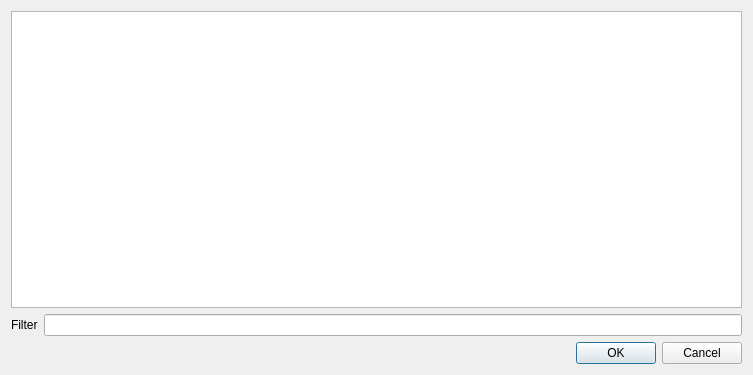
<?xml version="1.0" encoding="UTF-8"?>
<ui version="4.0">
 <class>SelectTargetUi</class>
 <widget class="QDialog" name="SelectTargetUi">
  <property name="geometry">
   <rect>
    <x>0</x>
    <y>0</y>
    <width>753</width>
    <height>375</height>
   </rect>
  </property>
  <property name="windowTitle">
   <string>Select build target</string>
  </property>
  <layout class="QVBoxLayout" name="verticalLayout">
   <item>
    <widget class="QTreeView" name="u_treeView">
     <property name="alternatingRowColors">
      <bool>true</bool>
     </property>
    </widget>
   </item>
   <item>
    <layout class="QHBoxLayout" name="horizontalLayout">
     <item>
      <widget class="QLabel" name="u_label">
       <property name="text">
        <string>Filter</string>
       </property>
       <property name="buddy">
        <cstring>u_filterEdit</cstring>
       </property>
      </widget>
     </item>
     <item>
      <widget class="QLineEdit" name="u_filterEdit"/>
     </item>
    </layout>
   </item>
   <item>
    <widget class="QDialogButtonBox" name="buttonBox">
     <property name="orientation">
      <enum>Qt::Horizontal</enum>
     </property>
     <property name="standardButtons">
      <set>QDialogButtonBox::Cancel|QDialogButtonBox::Ok</set>
     </property>
    </widget>
   </item>
  </layout>
 </widget>
 <tabstops>
  <tabstop>u_filterEdit</tabstop>
  <tabstop>u_treeView</tabstop>
  <tabstop>buttonBox</tabstop>
 </tabstops>
 <resources/>
 <connections>
  <connection>
   <sender>buttonBox</sender>
   <signal>accepted()</signal>
   <receiver>SelectTargetUi</receiver>
   <slot>accept()</slot>
   <hints>
    <hint type="sourcelabel">
     <x>252</x>
     <y>370</y>
    </hint>
    <hint type="destinationlabel">
     <x>157</x>
     <y>274</y>
    </hint>
   </hints>
  </connection>
  <connection>
   <sender>buttonBox</sender>
   <signal>rejected()</signal>
   <receiver>SelectTargetUi</receiver>
   <slot>reject()</slot>
   <hints>
    <hint type="sourcelabel">
     <x>320</x>
     <y>370</y>
    </hint>
    <hint type="destinationlabel">
     <x>286</x>
     <y>274</y>
    </hint>
   </hints>
  </connection>
 </connections>
</ui>
